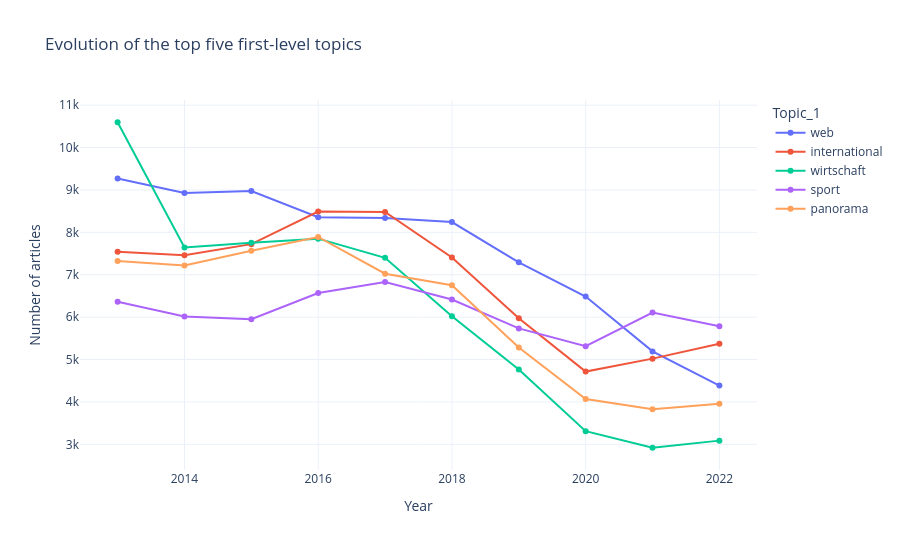

Write notebook code for a chart like this one.
### Code cell
fig = go.Figure()
for topic in yearly_top5["Topic"].drop_duplicates():
    series = yearly_top5.loc[yearly_top5["Topic"].eq(topic)]
    fig.add_trace(
        go.Scatter(
            x=series["Year"],
            y=series["Articles"],
            mode="lines+markers",
            name=topic,
            hovertemplate="%{x}: %{y:,} articles<extra>%{fullData.name}</extra>",
        )
    )

fig.update_layout(
    title="Evolution of the top five first-level topics",
    xaxis_title="Year",
    yaxis_title="Number of articles",
    hovermode="x unified",
    template="plotly_white",
    height=550,
    legend_title="Topic_1",
)
fig.show()

### Figure 1 — Plotly figure (JSON) as saved in the notebook; plotly's stock layout.template omitted (floating-point values rounded to 4 significant figures)
{"data": [{"hovertemplate": "%{x}: %{y:,} articles<extra>%{fullData.name}</extra>", "mode": "lines+markers", "name": "web", "type": "scatter", "x": [2013, 2014, 2015, 2016, 2017, 2018, 2019, 2020, 2021, 2022], "y": [9270, 8928, 8974, 8356, 8337, 8242, 7293, 6486, 5192, 4385]}, {"hovertemplate": "%{x}: %{y:,} articles<extra>%{fullData.name}</extra>", "mode": "lines+markers", "name": "international", "type": "scatter", "x": [2013, 2014, 2015, 2016, 2017, 2018, 2019, 2020, 2021, 2022], "y": [7541, 7458, 7722, 8491, 8480, 7406, 5972, 4716, 5021, 5373]}, {"hovertemplate": "%{x}: %{y:,} articles<extra>%{fullData.name}</extra>", "mode": "lines+markers", "name": "wirtschaft", "type": "scatter", "x": [2013, 2014, 2015, 2016, 2017, 2018, 2019, 2020, 2021, 2022], "y": [10597, 7641, 7755, 7851, 7398, 6022, 4764, 3310, 2919, 3087]}, {"hovertemplate": "%{x}: %{y:,} articles<extra>%{fullData.name}</extra>", "mode": "lines+markers", "name": "sport", "type": "scatter", "x": [2013, 2014, 2015, 2016, 2017, 2018, 2019, 2020, 2021, 2022], "y": [6362, 6016, 5950, 6568, 6829, 6416, 5734, 5314, 6109, 5784]}, {"hovertemplate": "%{x}: %{y:,} articles<extra>%{fullData.name}</extra>", "mode": "lines+markers", "name": "panorama", "type": "scatter", "x": [2013, 2014, 2015, 2016, 2017, 2018, 2019, 2020, 2021, 2022], "y": [7324, 7219, 7564, 7891, 7024, 6754, 5285, 4070, 3827, 3954]}], "layout": {"height": 550, "hovermode": "x unified", "legend": {"title": {"text": "Topic_1"}}, "title": {"text": "Evolution of the top five first-level topics"}, "xaxis": {"title": {"text": "Year"}}, "yaxis": {"title": {"text": "Number of articles"}}}}
